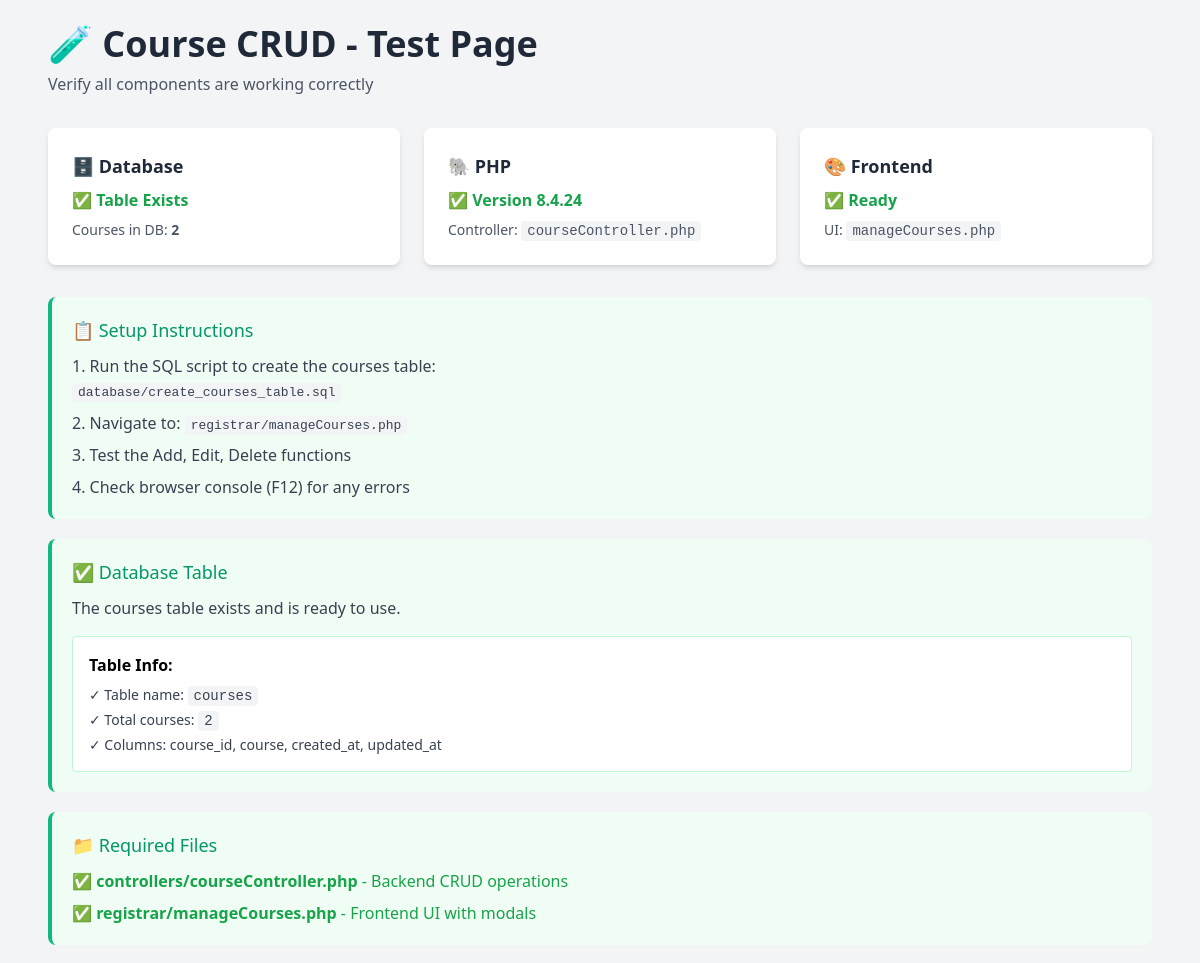
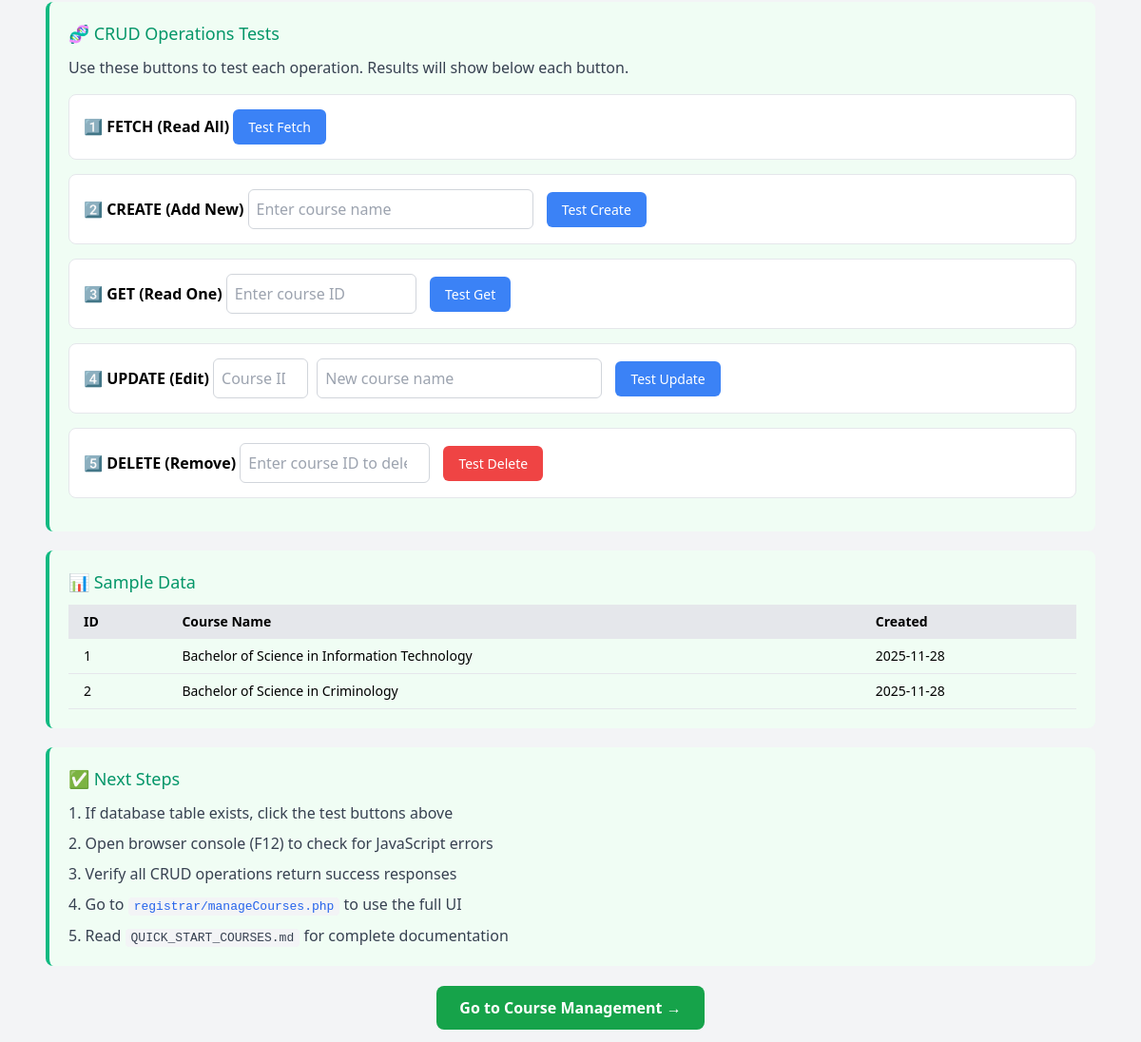
/test_courses.php (signed in), run on the app's committed database (2 pictures, top to bottom).
### tables this page shows
CREATE TABLE `courses` (
  `course_id` int(11) NOT NULL,
  `course` varchar(50) NOT NULL,
  `created_at` date NOT NULL,
  `updated_at` date NOT NULL
);

### test_courses.php (the view, shortened to what this page needs)
<?php
$db = new Database();
$con = $db->getConnection();
$tableExists = false;
$result = $con->query("SHOW TABLES LIKE 'courses'");
if ($result && $result->num_rows > 0) {
    $tableExists = true;
}
$courseCount = 0;
if ($tableExists) {
    $countResult = $con->query("SELECT COUNT(*) as count FROM courses");
    if ($countResult) {
        $row = $countResult->fetch_assoc();
        $courseCount = $row['count'];
    }
}
$courses = [];
if ($tableExists) {
    $result = $con->query("SELECT * FROM courses LIMIT 5");
    if ($result) {
        while ($row = $result->fetch_assoc()) {
            $courses[] = $row;
        }
    }
}
?>
<!DOCTYPE html>
<html lang="en">
<head>
    <link rel="stylesheet" href="dist/output.css">
</head>
<body class="bg-gray-100">
    <div class="max-w-6xl mx-auto p-6">
        <div class="mb-8">
            <h1 class="text-4xl font-bold text-gray-800 mb-2">🧪 Course CRUD - Test Page</h1>
            <p class="text-gray-600">Verify all components are working correctly</p>
        </div>
        <div class="grid grid-cols-1 md:grid-cols-3 gap-6 mb-8">
            <div class="bg-white rounded-lg shadow-md p-6">
                <h3 class="text-lg font-semibold text-gray-800 mb-2">🗄️ Database</h3>
                <?php if ($tableExists): ?>
                    <p class="text-green-600 font-semibold">✅ Table Exists</p>
                    <p class="text-gray-600 text-sm mt-2">Courses in DB: <strong><?php echo $courseCount; ?></strong></p>
                <?php else: ?>
                    <p class="text-red-600 font-semibold">❌ Table Missing</p>
                    <p class="text-gray-600 text-sm mt-2">Run SQL script to create table</p>
                <?php endif; ?>
            </div>
            <div class="bg-white rounded-lg shadow-md p-6">
                <h3 class="text-lg font-semibold text-gray-800 mb-2">🐘 PHP</h3>
                <p class="text-green-600 font-semibold">✅ Version <?php echo phpversion(); ?></p>
                <p class="text-gray-600 text-sm mt-2">Controller: <code>courseController.php</code></p>
            </div>
            <div class="bg-white rounded-lg shadow-md p-6">
                <h3 class="text-lg font-semibold text-gray-800 mb-2">🎨 Frontend</h3>
                <p class="text-green-600 font-semibold">✅ Ready</p>
                <p class="text-gray-600 text-sm mt-2">UI: <code>manageCourses.php</code></p>
            </div>
        </div>
        <div class="test-box">
            <h3>📋 Setup Instructions</h3>
            <ol class="list-decimal list-inside space-y-2 text-gray-700">
                <li>Run the SQL script to create the courses table:
                    <br><code>database/create_courses_table.sql</code>
                </li>
                <li>Navigate to: <code>registrar/manageCourses.php</code></li>
                <li>Test the Add, Edit, Delete functions</li>
                <li>Check browser console (F12) for any errors</li>
            </ol>
        </div>
        <div class="<?php echo $tableExists ? 'test-box' : 'test-box error'; ?>">
            <h3><?php echo $tableExists ? '✅ Database Table' : '❌ Database Table Missing'; ?></h3>
            <?php if ($tableExists): ?>
                <p class="text-gray-700 mb-4">The courses table exists and is ready to use.</p>
                <div class="bg-white p-4 rounded border border-green-200">
                    <p class="font-semibold mb-2">Table Info:</p>
                    <ul class="text-sm text-gray-700 space-y-1">
                        <li>✓ Table name: <code>courses</code></li>
                        <li>✓ Total courses: <code><?php echo $courseCount; ?></code></li>
                        <li>✓ Columns: course_id, course, created_at, updated_at</li>
                    </ul>
                </div>
            <?php endif; ?>
        </div>
        <div class="test-box">
            <h3>📁 Required Files</h3>
            <div class="space-y-2">
                <?php
                $files = [
                    'controllers/courseController.php' => 'Backend CRUD operations',
                    'registrar/manageCourses.php' => 'Frontend UI with modals',
                ];
                foreach ($files as $file => $description) {
                    $exists = file_exists($file);
                    $icon = $exists ? '✅' : '❌';
                    $status = $exists ? 'text-green-600' : 'text-red-600';
                    echo "<div class='{$status}'><strong>{$icon} {$file}</strong> - {$description}</div>";
                }
                ?>
            </div>
        </div>
        <div class="test-box">
            <h3>🧬 CRUD Operations Tests</h3>
            <p class="text-gray-700 mb-4">Use these buttons to test each operation. Results will show below each button.</p>
            <div class="api-test">
                <strong>1️⃣ FETCH (Read All)</strong>
                <button onclick="testFetch()">Test Fetch</button>
            </div>
            <div class="api-test">
                <strong>2️⃣ CREATE (Add New)</strong>
                <input type="text" id="createInput" placeholder="Enter course name" style="padding: 8px; border: 1px solid #d1d5db; border-radius: 6px; margin-right: 10px; width: 300px;">
                <button onclick="testCreate()">Test Create</button>
            </div>
            <div class="api-test">
                <strong>3️⃣ GET (Read One)</strong>
                <input type="number" id="getInput" placeholder="Enter course ID" style="padding: 8px; border: 1px solid #d1d5db; border-radius: 6px; margin-right: 10px; width: 200px;">
                <button onclick="testGet()">Test Get</button>
            </div>
            <div class="api-test">
                <strong>4️⃣ UPDATE (Edit)</strong>
                <input type="number" id="updateIdInput" placeholder="Course ID" style="padding: 8px; border: 1px solid #d1d5db; border-radius: 6px; margin-right: 5px; width: 100px;">
                <input type="text" id="updateInput" placeholder="New course name" style="padding: 8px; border: 1px solid #d1d5db; border-radius: 6px; margin-right: 10px; width: 300px;">
                <button onclick="testUpdate()">Test Update</button>
            </div>
            <div class="api-test">
                <strong>5️⃣ DELETE (Remove)</strong>
                <input type="number" id="deleteInput" placeholder="Enter course ID to delete" style="padding: 8px; border: 1px solid #d1d5db; border-radius: 6px; margin-right: 10px; width: 200px;">
                <button onclick="testDelete()" style="background-color: #ef4444;">Test Delete</button>
            </div>
        </div>
        <?php if ($tableExists && $courseCount > 0): ?>
        <div class="test-box">
            <h3>📊 Sample Data</h3>
            <table class="w-full text-left text-sm">
                <thead class="bg-gray-200">
                    <tr>
                        <th class="px-4 py-2">ID</th>
                        <th class="px-4 py-2">Course Name</th>
                        <th class="px-4 py-2">Created</th>
                    </tr>
                </thead>
                <tbody>
                    <?php foreach ($courses as $course): ?>
                    <tr class="border-b">
                        <td class="px-4 py-2"><?php echo $course['course_id']; ?></td>
                        <td class="px-4 py-2"><?php echo htmlspecialchars($course['course']); ?></td>
                        <td class="px-4 py-2"><?php echo $course['created_at']; ?></td>
                    </tr>
                    <?php endforeach; ?>
                </tbody>
            </table>
        </div>
        <?php endif; ?>
        <div class="test-box">
            <h3>✅ Next Steps</h3>
            <ol class="list-decimal list-inside space-y-2 text-gray-700">
                <li>If database table exists, click the test buttons above</li>
                <li>Open browser console (F12) to check for JavaScript errors</li>
                <li>Verify all CRUD operations return success responses</li>
                <li>Go to <a href="registrar/manageCourses.php" class="text-blue-600 hover:underline"><code>registrar/manageCourses.php</code></a> to use the full UI</li>
                <li>Read <code>QUICK_START_COURSES.md</code> for complete documentation</li>
            </ol>
        </div>
        <div class="mt-8 text-center">
            <a href="registrar/manageCourses.php" class="bg-green-600 hover:bg-green-700 text-white px-6 py-3 rounded-lg font-semibold">
                Go to Course Management →
            </a>
        </div>
    </div>
</body>
</html>

### test_courses.php (style rules this page uses)
.test-box { border-left: 4px solid #10b981; padding: 20px; margin-bottom: 20px; border-radius: 8px; background-color: #f0fdf4; }
.test-box h3 { margin-top: 0; margin-bottom: 10px; font-size: 18px; }
.test-box h3 { color: #059669; }
code { background-color: #f3f4f6; padding: 2px 6px; border-radius: 4px; font-family: monospace; }
.api-test { background-color: white; border: 1px solid #e5e7eb; border-radius: 8px; padding: 15px; margin-bottom: 15px; }
.api-test button { background-color: #3b82f6; color: white; padding: 8px 16px; border: none; border-radius: 6px; cursor: pointer; margin-right: 10px; font-size: 14px; }

### data on the page
courses: course_id "1", course "Bachelor of Science in Information Technology", created_at "2025-11-28"
courses: course_id "2", course "Bachelor of Science in Criminology", created_at "2025-11-28"

### other printed values
$courseCount "2"
phpversion() "8.4.24"
$icon "✅"
$file "controllers/courseController.php"
$description "Backend CRUD operations"
$file "registrar/manageCourses.php"
$description "Frontend UI with modals"
